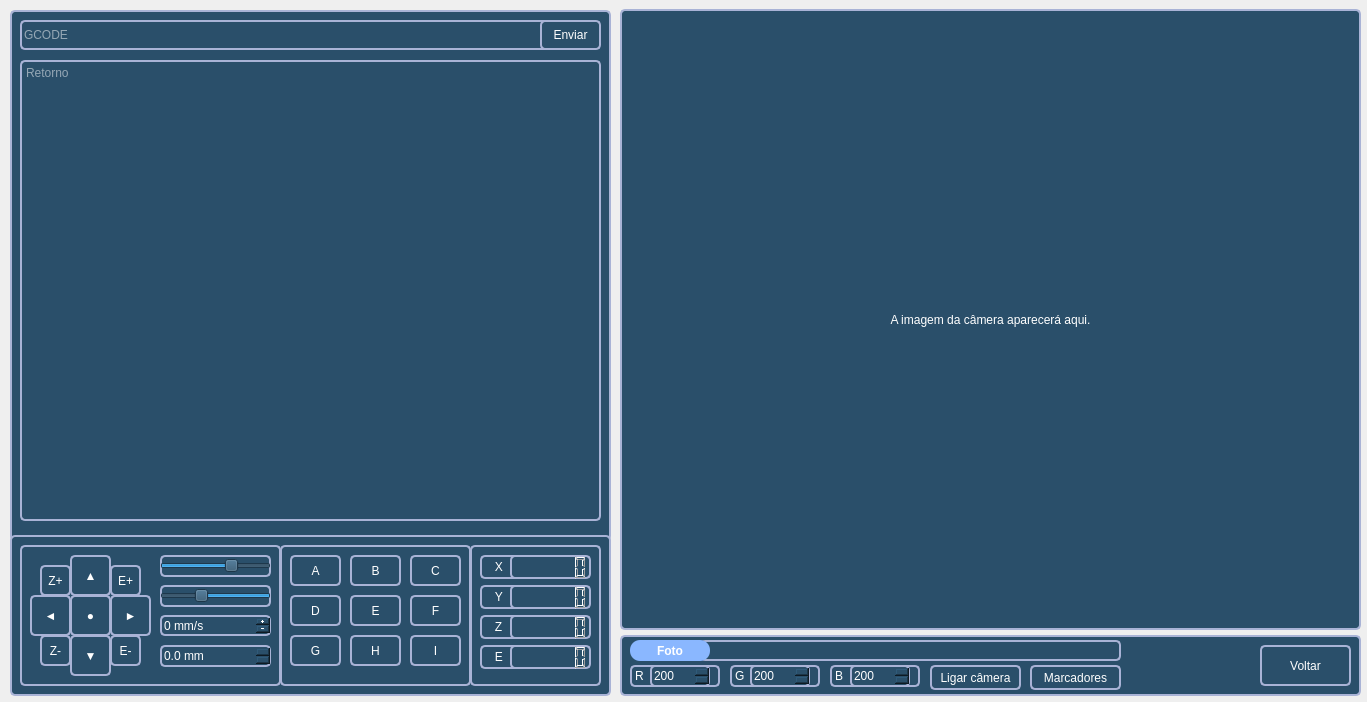
<?xml version="1.0" encoding="UTF-8"?>
<ui version="4.0">
 <class>Commander</class>
 <widget class="QWidget" name="Commander">
  <property name="geometry">
   <rect>
    <x>0</x>
    <y>0</y>
    <width>1367</width>
    <height>702</height>
   </rect>
  </property>
  <property name="windowTitle">
   <string>Form</string>
  </property>
  <widget class="QFrame" name="frame">
   <property name="geometry">
    <rect>
     <x>10</x>
     <y>535</y>
     <width>601</width>
     <height>161</height>
    </rect>
   </property>
   <property name="styleSheet">
    <string notr="true">  background-color: rgb(42, 79, 106);
  border: 2px solid  rgb(169, 179, 214);
  border-width: 2px;
  border-radius: 5px;
  color: rgb(255, 255, 255);</string>
   </property>
   <property name="frameShape">
    <enum>QFrame::StyledPanel</enum>
   </property>
   <property name="frameShadow">
    <enum>QFrame::Sunken</enum>
   </property>
   <property name="lineWidth">
    <number>2</number>
   </property>
   <widget class="QFrame" name="Posicoes">
    <property name="geometry">
     <rect>
      <x>460</x>
      <y>10</y>
      <width>131</width>
      <height>141</height>
     </rect>
    </property>
    <property name="frameShape">
     <enum>QFrame::StyledPanel</enum>
    </property>
    <property name="frameShadow">
     <enum>QFrame::Raised</enum>
    </property>
    <widget class="QLCDNumber" name="XN">
     <property name="geometry">
      <rect>
       <x>40</x>
       <y>10</y>
       <width>81</width>
       <height>24</height>
      </rect>
     </property>
     <property name="font">
      <font>
       <pointsize>6</pointsize>
      </font>
     </property>
     <property name="styleSheet">
      <string notr="true">QLCDNumber{
    background-color: rgb(42, 79, 106);\n  border: 2px solid  rgb(169, 179, 214);\n  border-width: 2px;\n  border-radius: 5px;\n  color: rgb(255, 255, 255);
}</string>
     </property>
     <property name="frameShape">
      <enum>QFrame::NoFrame</enum>
     </property>
     <property name="frameShadow">
      <enum>QFrame::Plain</enum>
     </property>
     <property name="lineWidth">
      <number>0</number>
     </property>
     <property name="digitCount">
      <number>6</number>
     </property>
     <property name="segmentStyle">
      <enum>QLCDNumber::Outline</enum>
     </property>
     <property name="intValue" stdset="0">
      <number>0</number>
     </property>
    </widget>
    <widget class="QLabel" name="label_3">
     <property name="geometry">
      <rect>
       <x>10</x>
       <y>70</y>
       <width>51</width>
       <height>24</height>
      </rect>
     </property>
     <property name="text">
      <string>   Z</string>
     </property>
     <property name="margin">
      <number>0</number>
     </property>
    </widget>
    <widget class="QLabel" name="label_4">
     <property name="geometry">
      <rect>
       <x>10</x>
       <y>100</y>
       <width>51</width>
       <height>24</height>
      </rect>
     </property>
     <property name="text">
      <string>   E</string>
     </property>
     <property name="margin">
      <number>0</number>
     </property>
    </widget>
    <widget class="QLCDNumber" name="ZN">
     <property name="geometry">
      <rect>
       <x>40</x>
       <y>70</y>
       <width>81</width>
       <height>24</height>
      </rect>
     </property>
     <property name="font">
      <font>
       <pointsize>6</pointsize>
      </font>
     </property>
     <property name="styleSheet">
      <string notr="true">QLCDNumber{
    background-color: rgb(42, 79, 106);\n  border: 2px solid  rgb(169, 179, 214);\n  border-width: 2px;\n  border-radius: 5px;\n  color: rgb(255, 255, 255);
}</string>
     </property>
     <property name="frameShape">
      <enum>QFrame::NoFrame</enum>
     </property>
     <property name="frameShadow">
      <enum>QFrame::Plain</enum>
     </property>
     <property name="lineWidth">
      <number>0</number>
     </property>
     <property name="digitCount">
      <number>6</number>
     </property>
     <property name="segmentStyle">
      <enum>QLCDNumber::Outline</enum>
     </property>
     <property name="intValue" stdset="0">
      <number>0</number>
     </property>
    </widget>
    <widget class="QLabel" name="label">
     <property name="geometry">
      <rect>
       <x>10</x>
       <y>10</y>
       <width>51</width>
       <height>24</height>
      </rect>
     </property>
     <property name="text">
      <string>   X</string>
     </property>
     <property name="margin">
      <number>0</number>
     </property>
    </widget>
    <widget class="QLabel" name="label_2">
     <property name="geometry">
      <rect>
       <x>10</x>
       <y>40</y>
       <width>51</width>
       <height>24</height>
      </rect>
     </property>
     <property name="text">
      <string>   Y</string>
     </property>
     <property name="margin">
      <number>0</number>
     </property>
    </widget>
    <widget class="QLCDNumber" name="EN">
     <property name="geometry">
      <rect>
       <x>40</x>
       <y>100</y>
       <width>81</width>
       <height>24</height>
      </rect>
     </property>
     <property name="font">
      <font>
       <pointsize>6</pointsize>
      </font>
     </property>
     <property name="styleSheet">
      <string notr="true">QLCDNumber{
    background-color: rgb(42, 79, 106);\n  border: 2px solid  rgb(169, 179, 214);\n  border-width: 2px;\n  border-radius: 5px;\n  color: rgb(255, 255, 255);
}</string>
     </property>
     <property name="frameShape">
      <enum>QFrame::NoFrame</enum>
     </property>
     <property name="frameShadow">
      <enum>QFrame::Plain</enum>
     </property>
     <property name="lineWidth">
      <number>0</number>
     </property>
     <property name="digitCount">
      <number>6</number>
     </property>
     <property name="segmentStyle">
      <enum>QLCDNumber::Outline</enum>
     </property>
     <property name="intValue" stdset="0">
      <number>0</number>
     </property>
    </widget>
    <widget class="QLCDNumber" name="YN">
     <property name="geometry">
      <rect>
       <x>40</x>
       <y>40</y>
       <width>81</width>
       <height>24</height>
      </rect>
     </property>
     <property name="font">
      <font>
       <pointsize>6</pointsize>
      </font>
     </property>
     <property name="styleSheet">
      <string notr="true">QLCDNumber{
    background-color: rgb(42, 79, 106);\n  border: 2px solid  rgb(169, 179, 214);\n  border-width: 2px;\n  border-radius: 5px;\n  color: rgb(255, 255, 255);
}</string>
     </property>
     <property name="frameShape">
      <enum>QFrame::NoFrame</enum>
     </property>
     <property name="frameShadow">
      <enum>QFrame::Plain</enum>
     </property>
     <property name="lineWidth">
      <number>0</number>
     </property>
     <property name="digitCount">
      <number>6</number>
     </property>
     <property name="segmentStyle">
      <enum>QLCDNumber::Outline</enum>
     </property>
     <property name="intValue" stdset="0">
      <number>0</number>
     </property>
    </widget>
    <zorder>label_2</zorder>
    <zorder>label_4</zorder>
    <zorder>label_3</zorder>
    <zorder>label</zorder>
    <zorder>XN</zorder>
    <zorder>ZN</zorder>
    <zorder>EN</zorder>
    <zorder>YN</zorder>
   </widget>
   <widget class="QFrame" name="Funcoes">
    <property name="geometry">
     <rect>
      <x>270</x>
      <y>10</y>
      <width>191</width>
      <height>141</height>
     </rect>
    </property>
    <property name="frameShape">
     <enum>QFrame::StyledPanel</enum>
    </property>
    <property name="frameShadow">
     <enum>QFrame::Raised</enum>
    </property>
    <widget class="QPushButton" name="F2">
     <property name="geometry">
      <rect>
       <x>70</x>
       <y>10</y>
       <width>51</width>
       <height>31</height>
      </rect>
     </property>
     <property name="text">
      <string>B</string>
     </property>
     <property name="checkable">
      <bool>false</bool>
     </property>
     <property name="checked">
      <bool>false</bool>
     </property>
    </widget>
    <widget class="QPushButton" name="F9">
     <property name="geometry">
      <rect>
       <x>130</x>
       <y>90</y>
       <width>51</width>
       <height>31</height>
      </rect>
     </property>
     <property name="text">
      <string>I</string>
     </property>
     <property name="checkable">
      <bool>false</bool>
     </property>
     <property name="checked">
      <bool>false</bool>
     </property>
    </widget>
    <widget class="QPushButton" name="F4">
     <property name="geometry">
      <rect>
       <x>10</x>
       <y>50</y>
       <width>51</width>
       <height>31</height>
      </rect>
     </property>
     <property name="text">
      <string>D</string>
     </property>
     <property name="checkable">
      <bool>false</bool>
     </property>
     <property name="checked">
      <bool>false</bool>
     </property>
    </widget>
    <widget class="QPushButton" name="F7">
     <property name="geometry">
      <rect>
       <x>10</x>
       <y>90</y>
       <width>51</width>
       <height>31</height>
      </rect>
     </property>
     <property name="text">
      <string>G</string>
     </property>
     <property name="checkable">
      <bool>false</bool>
     </property>
     <property name="checked">
      <bool>false</bool>
     </property>
    </widget>
    <widget class="QPushButton" name="F5">
     <property name="geometry">
      <rect>
       <x>70</x>
       <y>50</y>
       <width>51</width>
       <height>31</height>
      </rect>
     </property>
     <property name="text">
      <string>E</string>
     </property>
     <property name="checkable">
      <bool>false</bool>
     </property>
     <property name="checked">
      <bool>false</bool>
     </property>
    </widget>
    <widget class="QPushButton" name="F3">
     <property name="geometry">
      <rect>
       <x>130</x>
       <y>10</y>
       <width>51</width>
       <height>31</height>
      </rect>
     </property>
     <property name="text">
      <string>C</string>
     </property>
     <property name="checkable">
      <bool>false</bool>
     </property>
     <property name="checked">
      <bool>false</bool>
     </property>
    </widget>
    <widget class="QPushButton" name="F1">
     <property name="geometry">
      <rect>
       <x>10</x>
       <y>10</y>
       <width>51</width>
       <height>31</height>
      </rect>
     </property>
     <property name="text">
      <string>A</string>
     </property>
     <property name="checkable">
      <bool>false</bool>
     </property>
     <property name="checked">
      <bool>false</bool>
     </property>
    </widget>
    <widget class="QPushButton" name="F8">
     <property name="geometry">
      <rect>
       <x>70</x>
       <y>90</y>
       <width>51</width>
       <height>31</height>
      </rect>
     </property>
     <property name="text">
      <string>H</string>
     </property>
     <property name="checkable">
      <bool>false</bool>
     </property>
     <property name="checked">
      <bool>false</bool>
     </property>
    </widget>
    <widget class="QPushButton" name="F6">
     <property name="geometry">
      <rect>
       <x>130</x>
       <y>50</y>
       <width>51</width>
       <height>31</height>
      </rect>
     </property>
     <property name="text">
      <string>F</string>
     </property>
     <property name="checkable">
      <bool>false</bool>
     </property>
     <property name="checked">
      <bool>false</bool>
     </property>
    </widget>
   </widget>
   <widget class="QFrame" name="Controles">
    <property name="geometry">
     <rect>
      <x>10</x>
      <y>10</y>
      <width>261</width>
      <height>141</height>
     </rect>
    </property>
    <property name="frameShape">
     <enum>QFrame::StyledPanel</enum>
    </property>
    <property name="frameShadow">
     <enum>QFrame::Raised</enum>
    </property>
    <widget class="QDoubleSpinBox" name="dstMov">
     <property name="geometry">
      <rect>
       <x>140</x>
       <y>100</y>
       <width>111</width>
       <height>22</height>
      </rect>
     </property>
     <property name="suffix">
      <string> mm</string>
     </property>
     <property name="decimals">
      <number>1</number>
     </property>
     <property name="minimum">
      <double>0.000000000000000</double>
     </property>
     <property name="maximum">
      <double>700.000000000000000</double>
     </property>
     <property name="singleStep">
      <double>100.000000000000000</double>
     </property>
     <property name="value">
      <double>0.000000000000000</double>
     </property>
    </widget>
    <widget class="QPushButton" name="z">
     <property name="geometry">
      <rect>
       <x>20</x>
       <y>90</y>
       <width>31</width>
       <height>31</height>
      </rect>
     </property>
     <property name="text">
      <string>Z-</string>
     </property>
    </widget>
    <widget class="QPushButton" name="X">
     <property name="geometry">
      <rect>
       <x>90</x>
       <y>50</y>
       <width>41</width>
       <height>41</height>
      </rect>
     </property>
     <property name="text">
      <string>►</string>
     </property>
    </widget>
    <widget class="QPushButton" name="E">
     <property name="geometry">
      <rect>
       <x>90</x>
       <y>20</y>
       <width>31</width>
       <height>31</height>
      </rect>
     </property>
     <property name="text">
      <string>E+</string>
     </property>
    </widget>
    <widget class="QPushButton" name="Mid">
     <property name="geometry">
      <rect>
       <x>50</x>
       <y>50</y>
       <width>41</width>
       <height>41</height>
      </rect>
     </property>
     <property name="text">
      <string>●</string>
     </property>
    </widget>
    <widget class="QPushButton" name="Y">
     <property name="geometry">
      <rect>
       <x>50</x>
       <y>10</y>
       <width>41</width>
       <height>41</height>
      </rect>
     </property>
     <property name="text">
      <string>▲</string>
     </property>
    </widget>
    <widget class="QPushButton" name="x">
     <property name="geometry">
      <rect>
       <x>10</x>
       <y>50</y>
       <width>41</width>
       <height>41</height>
      </rect>
     </property>
     <property name="text">
      <string>◄</string>
     </property>
    </widget>
    <widget class="QPushButton" name="y">
     <property name="geometry">
      <rect>
       <x>50</x>
       <y>90</y>
       <width>41</width>
       <height>41</height>
      </rect>
     </property>
     <property name="text">
      <string>▼</string>
     </property>
    </widget>
    <widget class="QSlider" name="Gslide">
     <property name="geometry">
      <rect>
       <x>140</x>
       <y>10</y>
       <width>111</width>
       <height>22</height>
      </rect>
     </property>
     <property name="minimum">
      <number>-180</number>
     </property>
     <property name="maximum">
      <number>90</number>
     </property>
     <property name="value">
      <number>0</number>
     </property>
     <property name="orientation">
      <enum>Qt::Horizontal</enum>
     </property>
     <property name="invertedAppearance">
      <bool>false</bool>
     </property>
    </widget>
    <widget class="QSpinBox" name="FRt">
     <property name="geometry">
      <rect>
       <x>140</x>
       <y>70</y>
       <width>111</width>
       <height>21</height>
      </rect>
     </property>
     <property name="buttonSymbols">
      <enum>QAbstractSpinBox::PlusMinus</enum>
     </property>
     <property name="suffix">
      <string> mm/s</string>
     </property>
     <property name="minimum">
      <number>0</number>
     </property>
     <property name="maximum">
      <number>70000</number>
     </property>
     <property name="singleStep">
      <number>250</number>
     </property>
    </widget>
    <widget class="QPushButton" name="Z">
     <property name="geometry">
      <rect>
       <x>20</x>
       <y>20</y>
       <width>31</width>
       <height>31</height>
      </rect>
     </property>
     <property name="text">
      <string>Z+</string>
     </property>
    </widget>
    <widget class="QSlider" name="Pslide">
     <property name="geometry">
      <rect>
       <x>140</x>
       <y>40</y>
       <width>111</width>
       <height>22</height>
      </rect>
     </property>
     <property name="minimum">
      <number>-24</number>
     </property>
     <property name="maximum">
      <number>13</number>
     </property>
     <property name="value">
      <number>0</number>
     </property>
     <property name="orientation">
      <enum>Qt::Horizontal</enum>
     </property>
     <property name="invertedAppearance">
      <bool>true</bool>
     </property>
    </widget>
    <widget class="QPushButton" name="e">
     <property name="geometry">
      <rect>
       <x>90</x>
       <y>90</y>
       <width>31</width>
       <height>31</height>
      </rect>
     </property>
     <property name="text">
      <string>E-</string>
     </property>
     <property name="checkable">
      <bool>false</bool>
     </property>
     <property name="checked">
      <bool>false</bool>
     </property>
    </widget>
   </widget>
   <zorder>Controles</zorder>
   <zorder>Funcoes</zorder>
   <zorder>Posicoes</zorder>
  </widget>
  <widget class="QFrame" name="frame_2">
   <property name="geometry">
    <rect>
     <x>10</x>
     <y>10</y>
     <width>601</width>
     <height>531</height>
    </rect>
   </property>
   <property name="styleSheet">
    <string notr="true">  background-color: rgb(42, 79, 106);
  border: 2px solid  rgb(169, 179, 214);
  border-width: 2px;
  border-radius: 5px;
  color: rgb(255, 255, 255);</string>
   </property>
   <property name="frameShape">
    <enum>QFrame::StyledPanel</enum>
   </property>
   <property name="frameShadow">
    <enum>QFrame::Raised</enum>
   </property>
   <widget class="QTextBrowser" name="Serial_Out">
    <property name="geometry">
     <rect>
      <x>10</x>
      <y>50</y>
      <width>581</width>
      <height>461</height>
     </rect>
    </property>
    <property name="html">
     <string>&lt;!DOCTYPE HTML PUBLIC &quot;-//W3C//DTD HTML 4.0//EN&quot; &quot;http://www.w3.org/TR/REC-html40/strict.dtd&quot;&gt;
&lt;html&gt;&lt;head&gt;&lt;meta name=&quot;qrichtext&quot; content=&quot;1&quot; /&gt;&lt;style type=&quot;text/css&quot;&gt;
p, li { white-space: pre-wrap; }
&lt;/style&gt;&lt;/head&gt;&lt;body style=&quot; font-family:'MS Shell Dlg 2'; font-size:8.25pt; font-weight:400; font-style:normal;&quot;&gt;
&lt;p style=&quot;-qt-paragraph-type:empty; margin-top:0px; margin-bottom:0px; margin-left:0px; margin-right:0px; -qt-block-indent:0; text-indent:0px;&quot;&gt;&lt;br /&gt;&lt;/p&gt;&lt;/body&gt;&lt;/html&gt;</string>
    </property>
    <property name="placeholderText">
     <string>Retorno</string>
    </property>
   </widget>
   <widget class="QLineEdit" name="Serial_In">
    <property name="geometry">
     <rect>
      <x>10</x>
      <y>10</y>
      <width>531</width>
      <height>30</height>
     </rect>
    </property>
    <property name="minimumSize">
     <size>
      <width>0</width>
      <height>0</height>
     </size>
    </property>
    <property name="text">
     <string/>
    </property>
    <property name="placeholderText">
     <string>GCODE</string>
    </property>
   </widget>
   <widget class="QPushButton" name="Serial_Send">
    <property name="geometry">
     <rect>
      <x>530</x>
      <y>10</y>
      <width>61</width>
      <height>30</height>
     </rect>
    </property>
    <property name="text">
     <string>Enviar</string>
    </property>
   </widget>
  </widget>
  <widget class="QLabel" name="imgLabel">
   <property name="geometry">
    <rect>
     <x>620</x>
     <y>9</y>
     <width>741</width>
     <height>621</height>
    </rect>
   </property>
   <property name="layoutDirection">
    <enum>Qt::LeftToRight</enum>
   </property>
   <property name="autoFillBackground">
    <bool>false</bool>
   </property>
   <property name="styleSheet">
    <string notr="true">  background-color: rgb(42, 79, 106);
  border: 2px solid  rgb(169, 179, 214);
  border-width: 2px;
  border-radius: 5px;
  color: rgb(255, 255, 255);</string>
   </property>
   <property name="frameShape">
    <enum>QFrame::Box</enum>
   </property>
   <property name="text">
    <string>A imagem da câmera aparecerá aqui.</string>
   </property>
   <property name="alignment">
    <set>Qt::AlignCenter</set>
   </property>
   <property name="wordWrap">
    <bool>false</bool>
   </property>
  </widget>
  <widget class="QFrame" name="frame_3">
   <property name="geometry">
    <rect>
     <x>620</x>
     <y>635</y>
     <width>741</width>
     <height>61</height>
    </rect>
   </property>
   <property name="styleSheet">
    <string notr="true">  background-color: rgb(42, 79, 106);
  border: 2px solid  rgb(169, 179, 214);
  border-width: 2px;
  border-radius: 5px;
  color: rgb(255, 255, 255);</string>
   </property>
   <property name="frameShape">
    <enum>QFrame::StyledPanel</enum>
   </property>
   <property name="frameShadow">
    <enum>QFrame::Raised</enum>
   </property>
   <widget class="QPushButton" name="Markers">
    <property name="geometry">
     <rect>
      <x>410</x>
      <y>30</y>
      <width>91</width>
      <height>25</height>
     </rect>
    </property>
    <property name="text">
     <string>Marcadores</string>
    </property>
   </widget>
   <widget class="QLabel" name="RL">
    <property name="geometry">
     <rect>
      <x>10</x>
      <y>30</y>
      <width>90</width>
      <height>22</height>
     </rect>
    </property>
    <property name="text">
     <string>R</string>
    </property>
   </widget>
   <widget class="QLineEdit" name="PhotoPath">
    <property name="geometry">
     <rect>
      <x>80</x>
      <y>5</y>
      <width>421</width>
      <height>21</height>
     </rect>
    </property>
    <property name="layoutDirection">
     <enum>Qt::RightToLeft</enum>
    </property>
    <property name="text">
     <string/>
    </property>
    <property name="alignment">
     <set>Qt::AlignCenter</set>
    </property>
   </widget>
   <widget class="QLabel" name="GL">
    <property name="geometry">
     <rect>
      <x>110</x>
      <y>30</y>
      <width>90</width>
      <height>22</height>
     </rect>
    </property>
    <property name="text">
     <string>G</string>
    </property>
   </widget>
   <widget class="QSpinBox" name="LedB">
    <property name="geometry">
     <rect>
      <x>230</x>
      <y>30</y>
      <width>60</width>
      <height>22</height>
     </rect>
    </property>
    <property name="maximum">
     <number>255</number>
    </property>
    <property name="value">
     <number>200</number>
    </property>
   </widget>
   <widget class="QLabel" name="BL">
    <property name="geometry">
     <rect>
      <x>210</x>
      <y>30</y>
      <width>90</width>
      <height>22</height>
     </rect>
    </property>
    <property name="text">
     <string>B</string>
    </property>
   </widget>
   <widget class="QSpinBox" name="LedR">
    <property name="geometry">
     <rect>
      <x>30</x>
      <y>30</y>
      <width>60</width>
      <height>22</height>
     </rect>
    </property>
    <property name="maximum">
     <number>255</number>
    </property>
    <property name="value">
     <number>200</number>
    </property>
   </widget>
   <widget class="QPushButton" name="Snapshot">
    <property name="geometry">
     <rect>
      <x>10</x>
      <y>5</y>
      <width>80</width>
      <height>21</height>
     </rect>
    </property>
    <property name="font">
     <font>
      <weight>75</weight>
      <bold>true</bold>
     </font>
    </property>
    <property name="styleSheet">
     <string notr="true">QPushButton {
    border: none;
    border-radius: 10px;
	background-color: rgb(138, 183, 255);
    min-width: 80px;
    font-weight:600;
	text-transform:uppercase;
    color:#ffffff;
}</string>
    </property>
    <property name="text">
     <string>Foto</string>
    </property>
   </widget>
   <widget class="QSpinBox" name="LedG">
    <property name="geometry">
     <rect>
      <x>130</x>
      <y>30</y>
      <width>60</width>
      <height>22</height>
     </rect>
    </property>
    <property name="maximum">
     <number>255</number>
    </property>
    <property name="value">
     <number>200</number>
    </property>
   </widget>
   <widget class="QPushButton" name="Voltar">
    <property name="geometry">
     <rect>
      <x>640</x>
      <y>10</y>
      <width>91</width>
      <height>41</height>
     </rect>
    </property>
    <property name="text">
     <string>Voltar</string>
    </property>
   </widget>
   <widget class="QPushButton" name="LigarC">
    <property name="geometry">
     <rect>
      <x>310</x>
      <y>30</y>
      <width>91</width>
      <height>25</height>
     </rect>
    </property>
    <property name="text">
     <string>Ligar câmera</string>
    </property>
   </widget>
   <zorder>GL</zorder>
   <zorder>BL</zorder>
   <zorder>RL</zorder>
   <zorder>Markers</zorder>
   <zorder>PhotoPath</zorder>
   <zorder>LedB</zorder>
   <zorder>LedR</zorder>
   <zorder>Snapshot</zorder>
   <zorder>LedG</zorder>
   <zorder>Voltar</zorder>
   <zorder>LigarC</zorder>
  </widget>
  <zorder>frame_2</zorder>
  <zorder>frame</zorder>
  <zorder>imgLabel</zorder>
  <zorder>frame_3</zorder>
 </widget>
 <resources/>
 <connections/>
</ui>
